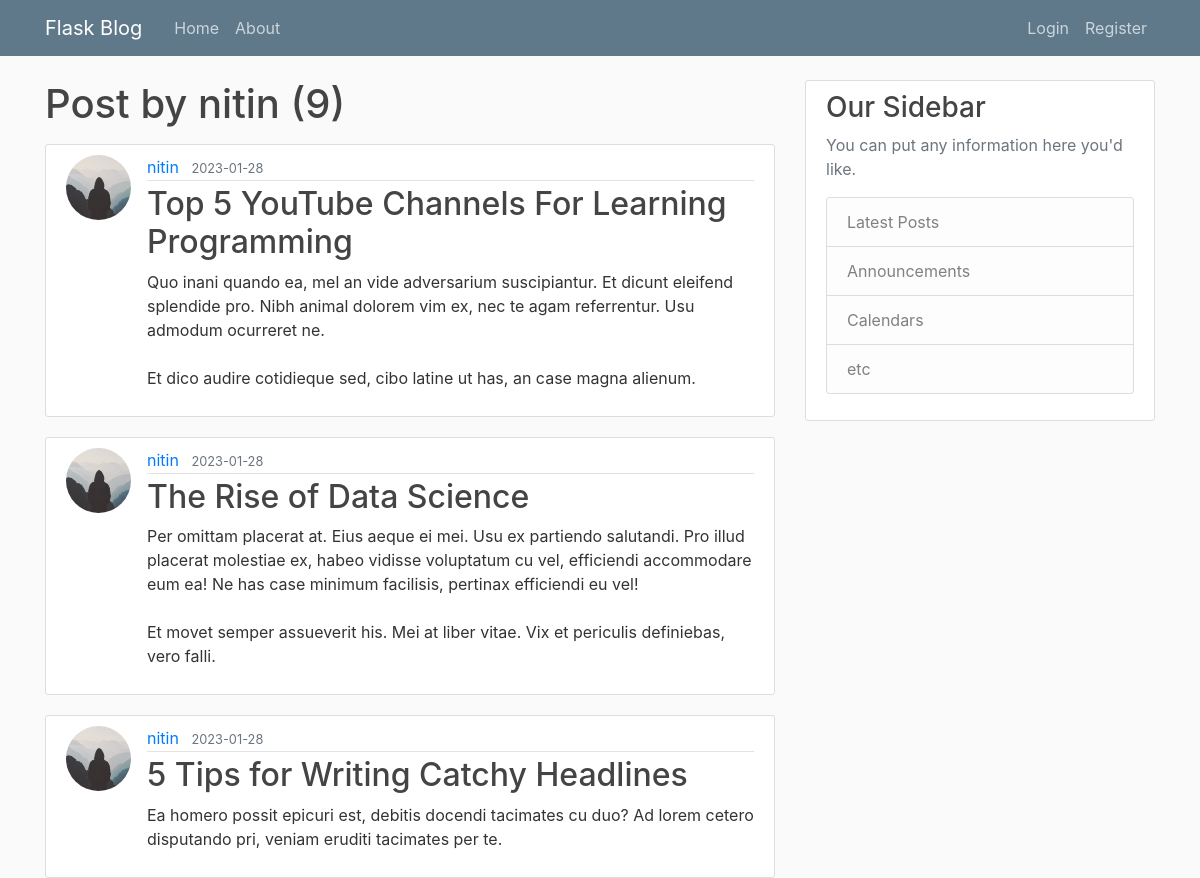
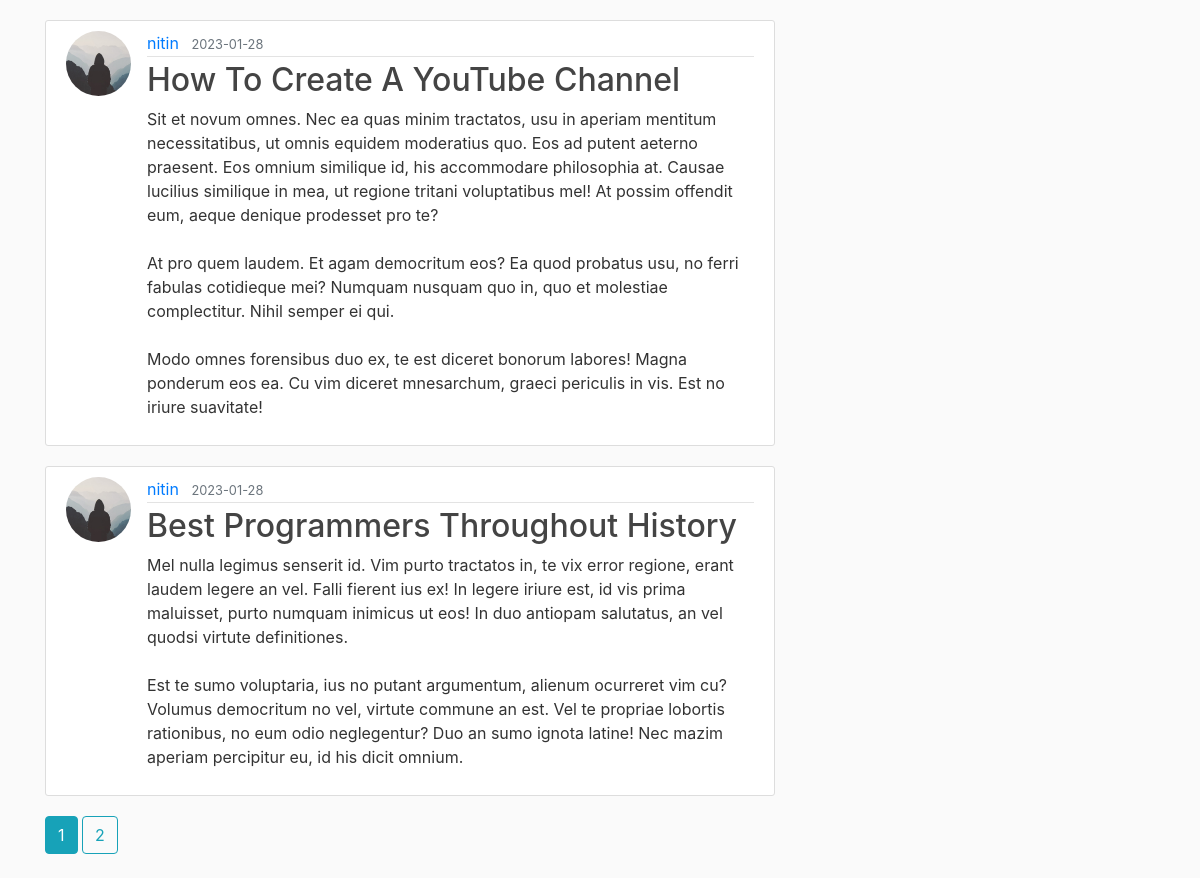
/user/nitin, run on the app's committed database (2 pictures, top to bottom).
### flaskblog/models.py (models this page shows, shortened)
class User(db.Model, UserMixin):
    id = db.Column(db.Integer, primary_key=True)
    username = db.Column(db.String(20), unique=True, nullable=False)
    email = db.Column(db.String(120), unique=True, nullable=False)
    image_file = db.Column(db.String(20), nullable=False, default='default.jpg')
    password = db.Column(db.String(60), nullable=False)
    posts = db.relationship('Post', backref='author', lazy=True)

class Post(db.Model, UserMixin):
    id = db.Column(db.Integer, primary_key=True)
    title = db.Column(db.String(100), nullable=False)
    date_posted = db.Column(db.DateTime, nullable=False, default=datetime.utcnow)
    content = db.Column(db.Text, nullable=False)
    user_id = db.Column(db.Integer, db.ForeignKey('user.id'), nullable=False)

### flaskblog/users/routes.py (the view)
@users.route("/user/<string:username>")
def user_posts(username):
    page = request.args.get('page', 1, type=int)
    user = User.query.filter_by(username=username).first_or_404()
    posts = Post.query.filter_by(author=user).order_by(Post.date_posted.desc()).paginate(per_page=5, page=page)
    return render_template('user_posts.html', posts=posts, user=user)

### flaskblog/templates/user_posts.html
{% extends "layout.html" %}
{% block content %}
    <h1 class="mb-3">Post by {{user.username}} ({{posts.total}})</h1>
    {% for post in posts.items %}
        <article class="media content-section">
          <img src="{{ url_for('static', filename='profile_pics/' + post.author.image_file) }}" alt="" class="rounded-circle article-img">
          <div class="media-body">
            <div class="article-metadata">
              <a class="mr-2" href="{{ url_for('users.user_posts', username=post.author.username) }}">{{ post.author.username }}</a>
              <small class="text-muted">{{ post.date_posted.strftime('%Y-%m-%d') }}</small>
            </div>
            <h2><a class="article-title" href="{{ url_for('posts.post', post_id=post.id) }}">{{ post.title }}</a></h2>
            <p class="article-content">{{ post.content }}</p>
          </div>
        </article>
    {% endfor %}
    {% for page_num in posts.iter_pages(left_edge=1, right_edge=1, left_current=1, right_current=1) %}
        {% if page_num %}
          {% if posts.page == page_num%}
            <a href="{{ url_for('users.user_posts', username=user.username, page=page_num) }}" class="btn btn-info mb-4">{{page_num}}</a>
          {% else %}
            <a href="{{ url_for('users.user_posts', username=user.username, page=page_num) }}" class="btn btn-outline-info mb-4">{{page_num}}</a>
          {% endif %}
        {% else %}
          ...
        {% endif %}
    {% endfor %}
{% endblock content %}

### flaskblog/static/main.css (style rules this page uses)
body { background: #fafafa; color: #333333; margin-top: 5rem; }
h1, h2, h3, h4, h5, h6 { color: #444444; }
.content-section { background: #ffffff; padding: 10px 20px; border: 1px solid #dddddd; border-radius: 3px; margin-bottom: 20px; }
.article-title { color: #444444; }
.article-content { white-space: pre-line; }
.article-img { height: 65px; width: 65px; margin-right: 16px; }
.article-metadata { padding-bottom: 1px; margin-bottom: 4px; border-bottom: 1px solid #e3e3e3 }

### data on the page
User: username "nitin"
Post: image_file (placeholder picture), author.username "nitin", date_posted "2023-01-28", title "Top 5 YouTube Channels For Learning Programming", content "Quo inani quando ea, mel an vide adversarium suscipiantur. Et dicunt eleifend splendide pro. Nibh animal dolorem vim ex, nec te agam referrentur. Usu admodum ocurreret ne. Et dico audire cotidieque sed, cibo latine ut has, an case magna alienum."
Post: image_file (placeholder picture), author.username "nitin", date_posted "2023-01-28", title "The Rise of Data Science", content "Per omittam placerat at. Eius aeque ei mei. Usu ex partiendo salutandi. Pro illud placerat molestiae ex, habeo vidisse voluptatum cu vel, efficiendi accommodare eum ea! Ne has case minimum facilisis, pertinax efficiendi eu vel! Et movet semper assueverit his. Mei at liber vitae. Vix et periculis definiebas, vero falli."
Post: image_file (placeholder picture), author.username "nitin", date_posted "2023-01-28", title "5 Tips for Writing Catchy Headlines", content "Ea homero possit epicuri est, debitis docendi tacimates cu duo? Ad lorem cetero disputando pri, veniam eruditi tacimates per te."
Post: image_file (placeholder picture), author.username "nitin", date_posted "2023-01-28", title "How To Create A YouTube Channel", content "Sit et novum omnes. Nec ea quas minim tractatos, usu in aperiam mentitum necessitatibus, ut omnis equidem moderatius quo. Eos ad putent aeterno praesent. Eos omnium similique id, his accommodare philosophia at. Causae lucilius similique in mea, ut regione tritani voluptatibus mel! At possim offendit eum, aeque denique prodesset pro te? At pro quem laudem. Et agam democritum eos? Ea quod probatus usu, no ferri fabulas cotidieque mei? Numquam nusquam quo in, quo et molestiae complectitur. Nihil semper ei qui. Modo omnes forensibus duo ex, te est diceret bonorum labores! Magna ponderum eos ea. Cu vim diceret mnesarchum, graeci periculis in vis. Est no iriure suavitate!"
Post: image_file (placeholder picture), author.username "nitin", date_posted "2023-01-28", title "Best Programmers Throughout History", content "Mel nulla legimus senserit id. Vim purto tractatos in, te vix error regione, erant laudem legere an vel. Falli fierent ius ex! In legere iriure est, id vis prima maluisset, purto numquam inimicus ut eos! In duo antiopam salutatus, an vel quodsi virtute definitiones. Est te sumo voluptaria, ius no putant argumentum, alienum ocurreret vim cu? Volumus democritum no vel, virtute commune an est. Vel te propriae lobortis rationibus, no eum odio neglegentur? Duo an sumo ignota latine! Nec mazim aperiam percipitur eu, id his dicit omnium."

### other printed values
{{ posts.total }} "9"
{{ page_num }} "1"
{{ page_num }} "2"
